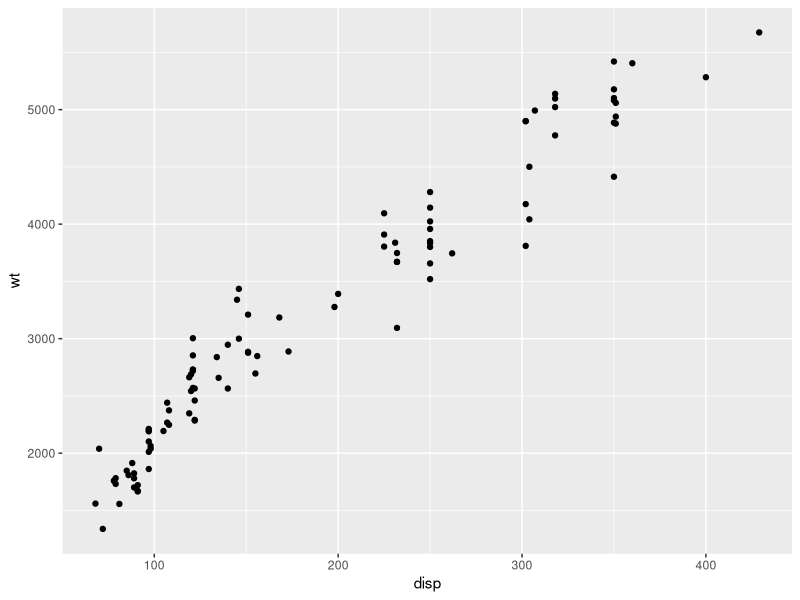
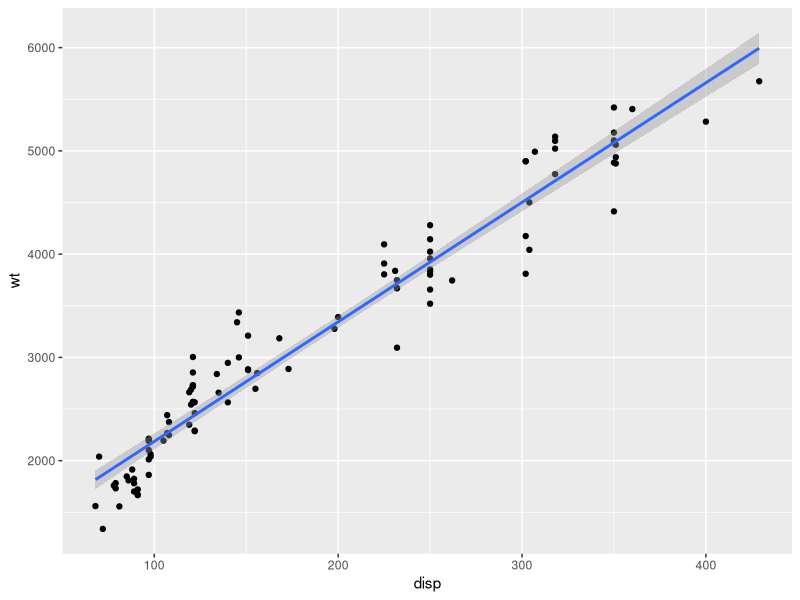
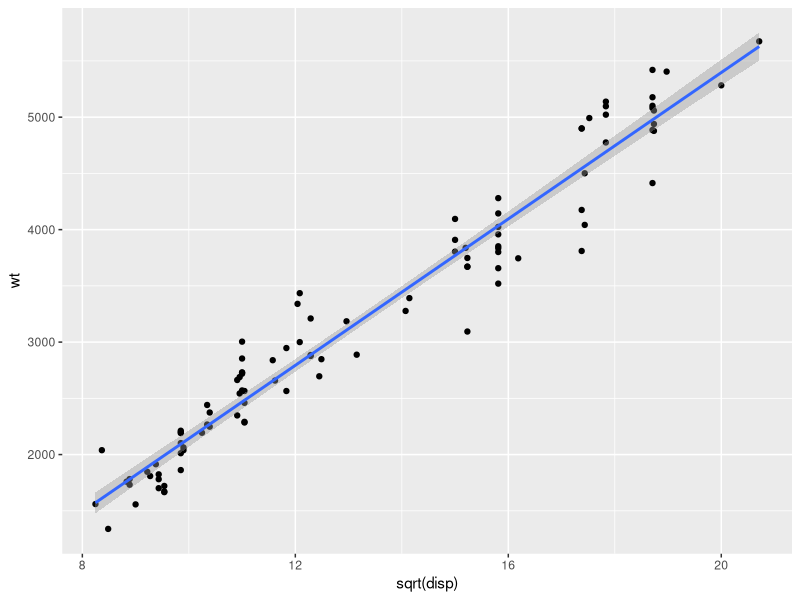

Write the R code that produced these figures, in order.
# Marcus Rosti
# mer3ef
# Homework 4
# Stat 6430

library(ggplot2)

# Set working directory
setwd("~/MSDS/Summer/Stat/Homework/hw04")
#read in both data sets
train<-read.csv("hw04p01train.csv")
test<-read.csv("hw04p01predict.csv")


#plot the data to explore 
ggplot(train,aes(x=disp,y=wt))+geom_point()
ggplot(train,aes(x=disp,y=wt))+geom_point()+geom_smooth(method=lm)
ggplot(train,aes(x=sqrt(disp),y=wt))+geom_point()+geom_smooth(method=lm)

# it looks like the sqrt of x is the better transformation
# there appears to be less trend in the risidual plot
# Also, computing is cheap, let's do both and compare along the way
model_simple <- lm(wt~disp,data=train)
model_sqrt   <- lm(wt~sqrt(disp),data=train)

# They both look pretty strong, the r^2 is better for the sqrt model though
summary(model_simple)
summary(model_sqrt)

# The mse for sqrt is definitely better
mean(model_simple$residuals^2)
mean(model_sqrt$residuals^2)

# predict the two 
preds_simple <- predict(model_simple, newdata = data.frame(disp = test$disp))
preds_sqrt   <- predict(model_sqrt, newdata = data.frame(disp = test$disp))

# Write to file!
write.table(preds_sqrt, file = "hw04p01mypredictions.csv", row.names=F, col.names=F, sep=",")
 
